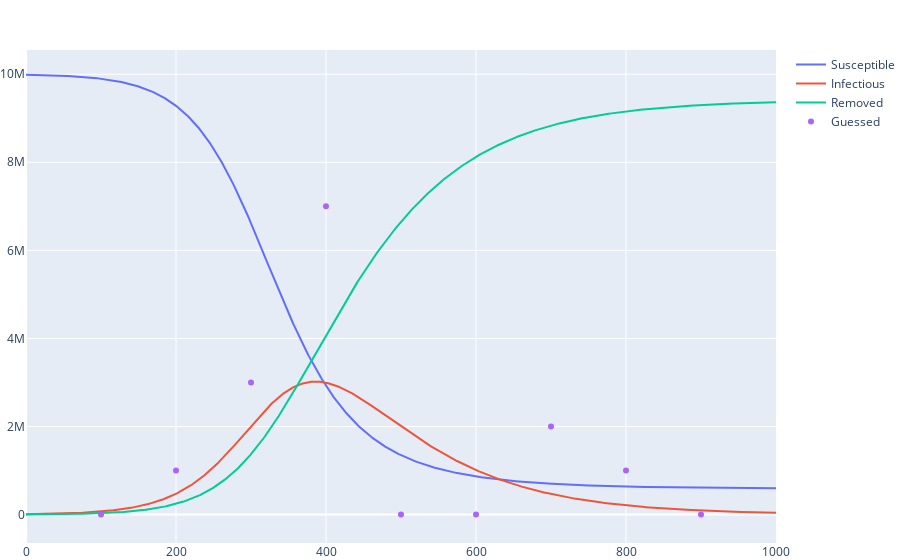

Notebook code cell kept with this figure:
### Code cell
np.random.seed(0)
b_design = np.arange(100, 1000, 100)
export = 10*np.ones_like(b_design)
positive = np.array(list(a.sample(b_design, export, poisson)))

fig = a.plot()
fig.add_scatter(x=b_design, y=positive/export*a.N, mode="markers", name="Guessed", hovertemplate="%{y}")

### Figure 1 — Plotly figure (JSON) as saved in the notebook; plotly's stock layout.template omitted (floating-point values rounded to 4 significant figures; data arrays with more than 128 entries replaced by an {"elided": "..."} marker saying what was removed)
{"data": [{"hovertemplate": "%{y}", "name": "Susceptible", "type": "scatter", "x": {"elided": "1001 int values"}, "y": {"elided": "1001 int values"}}, {"hovertemplate": "%{y}", "name": "Infectious", "type": "scatter", "x": {"elided": "1001 int values"}, "y": {"elided": "1001 int values"}}, {"hovertemplate": "%{y}", "name": "Removed", "type": "scatter", "x": {"elided": "1001 int values"}, "y": {"elided": "1001 int values"}}, {"hovertemplate": "%{y}", "mode": "markers", "name": "Guessed", "type": "scatter", "x": [100, 200, 300, 400, 500, 600, 700, 800, 900], "y": [0, 1000000, 3000000, 7000000, 0, 0, 2000000, 1000000, 0]}], "layout": {"margin": {"b": 0, "l": 0, "r": 0, "t": 50}}}
